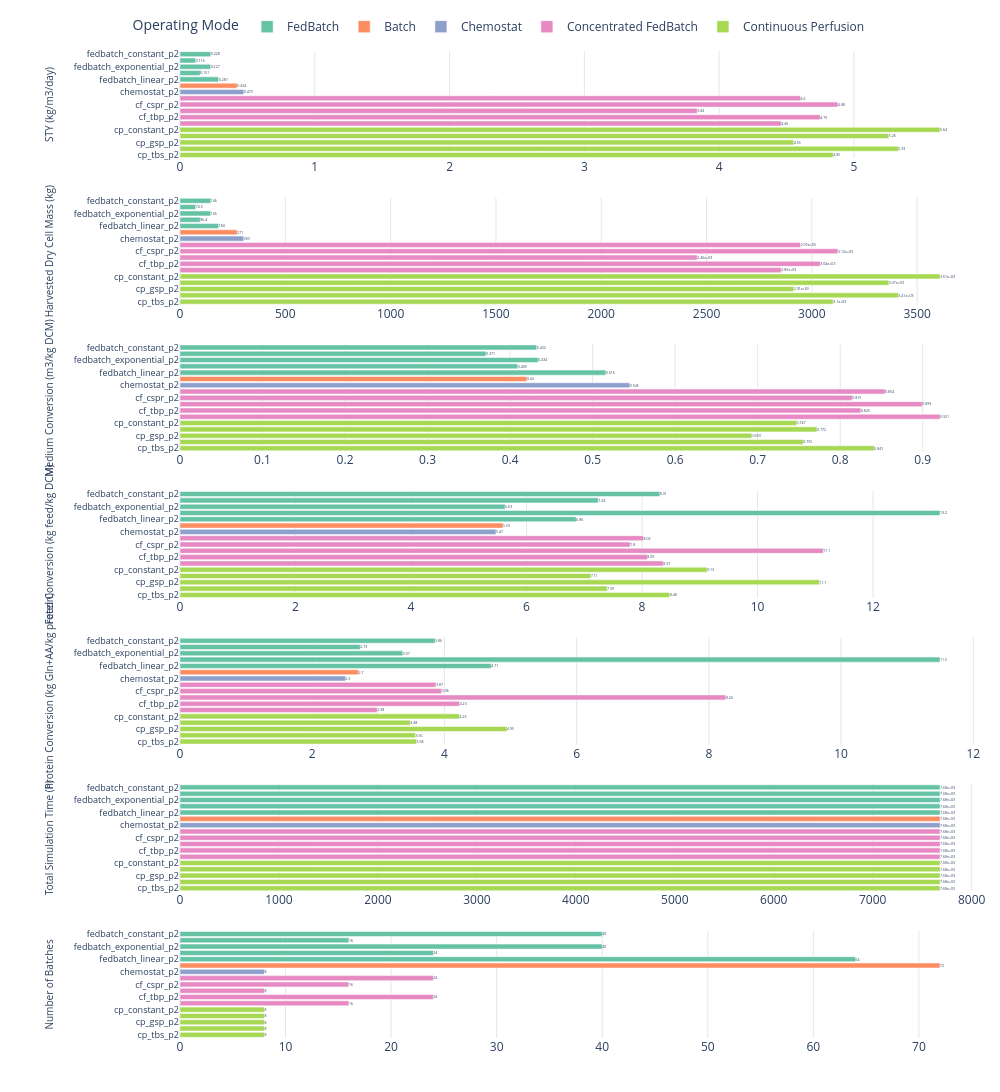

Source (notebook cell):
### Markdown cell above
### 4.2 Horizontal KPI bar charts

### Code cell
# Alternative horizontal orientation for better label readability (if labels are long)
import plotly.graph_objects as go
from plotly.subplots import make_subplots

if "plot_cols" not in globals() or not plot_cols:
    raise ValueError("No KPI columns available to plot.")

n_plots = len(plot_cols)
fig = make_subplots(
    rows=n_plots,
    cols=1,
    shared_xaxes=False,
    shared_yaxes=False,
    vertical_spacing=0.04,
)

for row, col in enumerate(plot_cols, start=1):
    for mode in mode_order:
        sub = plot_data_ordered.loc[plot_data_ordered["mode"] == mode, ["short_label", col]].copy()
        sub[col] = sub[col].astype(float)

        fig.add_trace(
            go.Bar(
                x=sub[col],
                y=sub["short_label"],
                orientation="h",
                name=mode,
                marker_color=mode_colors[mode],
                text=[f"{v:.3g}" for v in sub[col]],
                textposition="outside",
                cliponaxis=False,
                showlegend=(row == 1),
                hovertemplate=(
                    "<b>%{y}</b><br>"
                    + f"{KPI_LABELS_MAIN[col]}: "
                    + "%{x:.4g}<br>"
                    + f"Mode: {mode}<extra></extra>"
                ),
            ),
            row=row,
            col=1,
        )

    fig.update_xaxes(
        title_text="",
        row=row,
        col=1,
        showgrid=True,
        gridcolor="rgba(0,0,0,0.10)",
    )
    fig.update_yaxes(
        title_text=KPI_LABELS_MAIN[col],
        title_standoff=18,
        row=row,
        col=1,
        categoryorder="array",
        categoryarray=category_order_horizontal,
        automargin=True,
        tickfont=dict(size=9),
        title_font=dict(size=10),
    )

fig.update_layout(
    height=max(480, 200 * n_plots + 20 * len(plot_data_ordered)),
    width=1000,
    bargap=0.2,
    legend_title_text="Operating Mode",
    legend=dict(
        orientation="h",
        yanchor="bottom",
        y=1.01,
        xanchor="center",
        x=0.4,
    ),
    margin=dict(l=180, r=20, t=20, b=20),
    template="plotly_white",
)

fig.show()

### Figure 1 — Plotly figure (JSON) as saved in the notebook; plotly's stock layout.template omitted (floating-point values rounded to 4 significant figures)
{"data": [{"cliponaxis": false, "hovertemplate": "<b>%{y}</b><br>STY (kg/m3/day): %{x:.4g}<br>Mode: FedBatch<extra></extra>", "marker": {"color": "rgb(102,194,165)"}, "name": "FedBatch", "orientation": "h", "showlegend": true, "text": ["0.228", "0.116", "0.227", "0.151", "0.287"], "textposition": "outside", "type": "bar", "x": [0.2285, 0.1164, 0.2273, 0.1507, 0.2868], "xaxis": "x", "y": ["fedbatch_constant_p2", "fedbatch_csfr_p2", "fedbatch_exponential_p2", "fedbatch_gsp_p2", "fedbatch_linear_p2"], "yaxis": "y"}, {"cliponaxis": false, "hovertemplate": "<b>%{y}</b><br>STY (kg/m3/day): %{x:.4g}<br>Mode: Batch<extra></extra>", "marker": {"color": "rgb(252,141,98)"}, "name": "Batch", "orientation": "h", "showlegend": true, "text": ["0.424"], "textposition": "outside", "type": "bar", "x": [0.4241], "xaxis": "x", "y": ["batch_p2"], "yaxis": "y"}, {"cliponaxis": false, "hovertemplate": "<b>%{y}</b><br>STY (kg/m3/day): %{x:.4g}<br>Mode: Chemostat<extra></extra>", "marker": {"color": "rgb(141,160,203)"}, "name": "Chemostat", "orientation": "h", "showlegend": true, "text": ["0.473"], "textposition": "outside", "type": "bar", "x": [0.4734], "xaxis": "x", "y": ["chemostat_p2"], "yaxis": "y"}, {"cliponaxis": false, "hovertemplate": "<b>%{y}</b><br>STY (kg/m3/day): %{x:.4g}<br>Mode: Concentrated FedBatch<extra></extra>", "marker": {"color": "rgb(231,138,195)"}, "name": "Concentrated FedBatch", "orientation": "h", "showlegend": true, "text": ["4.6", "4.88", "3.84", "4.75", "4.46"], "textposition": "outside", "type": "bar", "x": [4.604, 4.881, 3.837, 4.75, 4.46], "xaxis": "x", "y": ["cf_constant_p2", "cf_cspr_p2", "cf_gsp_p2", "cf_tbp_p2", "cf_tbs_p2"], "yaxis": "y"}, {"cliponaxis": false, "hovertemplate": "<b>%{y}</b><br>STY (kg/m3/day): %{x:.4g}<br>Mode: Continuous Perfusion<extra></extra>", "marker": {"color": "rgb(166,216,84)"}, "name": "Continuous Perfusion", "orientation": "h", "showlegend": true, "text": ["5.64", "5.26", "4.55", "5.33", "4.85"], "textposition": "outside", "type": "bar", "x": [5.638, 5.258, 4.553, 5.329, 4.846], "xaxis": "x", "y": ["cp_constant_p2", "cp_cspr_p2", "cp_gsp_p2", "cp_tbp_p2", "cp_tbs_p2"], "yaxis": "y"}, {"cliponaxis": false, "hovertemplate": "<b>%{y}</b><br>Harvested Dry Cell Mass (kg): %{x:.4g}<br>Mode: FedBatch<extra></extra>", "marker": {"color": "rgb(102,194,165)"}, "name": "FedBatch", "orientation": "h", "showlegend": false, "text": ["146", "74.5", "145", "96.4", "184"], "textposition": "outside", "type": "bar", "x": [146.2, 74.48, 145.4, 96.45, 183.5], "xaxis": "x2", "y": ["fedbatch_constant_p2", "fedbatch_csfr_p2", "fedbatch_exponential_p2", "fedbatch_gsp_p2", "fedbatch_linear_p2"], "yaxis": "y2"}, {"cliponaxis": false, "hovertemplate": "<b>%{y}</b><br>Harvested Dry Cell Mass (kg): %{x:.4g}<br>Mode: Batch<extra></extra>", "marker": {"color": "rgb(252,141,98)"}, "name": "Batch", "orientation": "h", "showlegend": false, "text": ["271"], "textposition": "outside", "type": "bar", "x": [271.5], "xaxis": "x2", "y": ["batch_p2"], "yaxis": "y2"}, {"cliponaxis": false, "hovertemplate": "<b>%{y}</b><br>Harvested Dry Cell Mass (kg): %{x:.4g}<br>Mode: Chemostat<extra></extra>", "marker": {"color": "rgb(141,160,203)"}, "name": "Chemostat", "orientation": "h", "showlegend": false, "text": ["303"], "textposition": "outside", "type": "bar", "x": [303.0], "xaxis": "x2", "y": ["chemostat_p2"], "yaxis": "y2"}, {"cliponaxis": false, "hovertemplate": "<b>%{y}</b><br>Harvested Dry Cell Mass (kg): %{x:.4g}<br>Mode: Concentrated FedBatch<extra></extra>", "marker": {"color": "rgb(231,138,195)"}, "name": "Concentrated FedBatch", "orientation": "h", "showlegend": false, "text": ["2.95e+03", "3.12e+03", "2.46e+03", "3.04e+03", "2.85e+03"], "textposition": "outside", "type": "bar", "x": [2947.0, 3124.0, 2456.0, 3040.0, 2854.0], "xaxis": "x2", "y": ["cf_constant_p2", "cf_cspr_p2", "cf_gsp_p2", "cf_tbp_p2", "cf_tbs_p2"], "yaxis": "y2"}, {"cliponaxis": false, "hovertemplate": "<b>%{y}</b><br>Harvested Dry Cell Mass (kg): %{x:.4g}<br>Mode: Continuous Perfusion<extra></extra>", "marker": {"color": "rgb(166,216,84)"}, "name": "Continuous Perfusion", "orientation": "h", "showlegend": false, "text": ["3.61e+03", "3.37e+03", "2.91e+03", "3.41e+03", "3.1e+03"], "textposition": "outside", "type": "bar", "x": [3609.0, 3365.0, 2914.0, 3411.0, 3102.0], "xaxis": "x2", "y": ["cp_constant_p2", "cp_cspr_p2", "cp_gsp_p2", "cp_tbp_p2", "cp_tbs_p2"], "yaxis": "y2"}, {"cliponaxis": false, "hovertemplate": "<b>%{y}</b><br>Medium Conversion (m3/kg DCM): %{x:.4g}<br>Mode: FedBatch<extra></extra>", "marker": {"color": "rgb(102,194,165)"}, "name": "FedBatch", "orientation": "h", "showlegend": false, "text": ["0.432", "0.371", "0.434", "0.409", "0.516"], "textposition": "outside", "type": "bar", "x": [0.4323, 0.3708, 0.4341, 0.4092, 0.516], "xaxis": "x3", "y": ["fedbatch_constant_p2", "fedbatch_csfr_p2", "fedbatch_exponential_p2", "fedbatch_gsp_p2", "fedbatch_linear_p2"], "yaxis": "y3"}, {"cliponaxis": false, "hovertemplate": "<b>%{y}</b><br>Medium Conversion (m3/kg DCM): %{x:.4g}<br>Mode: Batch<extra></extra>", "marker": {"color": "rgb(252,141,98)"}, "name": "Batch", "orientation": "h", "showlegend": false, "text": ["0.42"], "textposition": "outside", "type": "bar", "x": [0.4204], "xaxis": "x3", "y": ["batch_p2"], "yaxis": "y3"}, {"cliponaxis": false, "hovertemplate": "<b>%{y}</b><br>Medium Conversion (m3/kg DCM): %{x:.4g}<br>Mode: Chemostat<extra></extra>", "marker": {"color": "rgb(141,160,203)"}, "name": "Chemostat", "orientation": "h", "showlegend": false, "text": ["0.545"], "textposition": "outside", "type": "bar", "x": [0.5451], "xaxis": "x3", "y": ["chemostat_p2"], "yaxis": "y3"}, {"cliponaxis": false, "hovertemplate": "<b>%{y}</b><br>Medium Conversion (m3/kg DCM): %{x:.4g}<br>Mode: Concentrated FedBatch<extra></extra>", "marker": {"color": "rgb(231,138,195)"}, "name": "Concentrated FedBatch", "orientation": "h", "showlegend": false, "text": ["0.854", "0.815", "0.899", "0.825", "0.921"], "textposition": "outside", "type": "bar", "x": [0.8545, 0.8147, 0.8994, 0.8251, 0.921], "xaxis": "x3", "y": ["cf_constant_p2", "cf_cspr_p2", "cf_gsp_p2", "cf_tbp_p2", "cf_tbs_p2"], "yaxis": "y3"}, {"cliponaxis": false, "hovertemplate": "<b>%{y}</b><br>Medium Conversion (m3/kg DCM): %{x:.4g}<br>Mode: Continuous Perfusion<extra></extra>", "marker": {"color": "rgb(166,216,84)"}, "name": "Continuous Perfusion", "orientation": "h", "showlegend": false, "text": ["0.747", "0.772", "0.693", "0.755", "0.841"], "textposition": "outside", "type": "bar", "x": [0.7471, 0.7719, 0.6927, 0.7552, 0.8414], "xaxis": "x3", "y": ["cp_constant_p2", "cp_cspr_p2", "cp_gsp_p2", "cp_tbp_p2", "cp_tbs_p2"], "yaxis": "y3"}, {"cliponaxis": false, "hovertemplate": "<b>%{y}</b><br>Feed Conversion (kg feed/kg DCM): %{x:.4g}<br>Mode: FedBatch<extra></extra>", "marker": {"color": "rgb(102,194,165)"}, "name": "FedBatch", "orientation": "h", "showlegend": false, "text": ["8.31", "7.24", "5.63", "13.2", "6.86"], "textposition": "outside", "type": "bar", "x": [8.307, 7.243, 5.629, 13.16, 6.86], "xaxis": "x4", "y": ["fedbatch_constant_p2", "fedbatch_csfr_p2", "fedbatch_exponential_p2", "fedbatch_gsp_p2", "fedbatch_linear_p2"], "yaxis": "y4"}, {"cliponaxis": false, "hovertemplate": "<b>%{y}</b><br>Feed Conversion (kg feed/kg DCM): %{x:.4g}<br>Mode: Batch<extra></extra>", "marker": {"color": "rgb(252,141,98)"}, "name": "Batch", "orientation": "h", "showlegend": false, "text": ["5.59"], "textposition": "outside", "type": "bar", "x": [5.592], "xaxis": "x4", "y": ["batch_p2"], "yaxis": "y4"}, {"cliponaxis": false, "hovertemplate": "<b>%{y}</b><br>Feed Conversion (kg feed/kg DCM): %{x:.4g}<br>Mode: Chemostat<extra></extra>", "marker": {"color": "rgb(141,160,203)"}, "name": "Chemostat", "orientation": "h", "showlegend": false, "text": ["5.47"], "textposition": "outside", "type": "bar", "x": [5.47], "xaxis": "x4", "y": ["chemostat_p2"], "yaxis": "y4"}, {"cliponaxis": false, "hovertemplate": "<b>%{y}</b><br>Feed Conversion (kg feed/kg DCM): %{x:.4g}<br>Mode: Concentrated FedBatch<extra></extra>", "marker": {"color": "rgb(231,138,195)"}, "name": "Concentrated FedBatch", "orientation": "h", "showlegend": false, "text": ["8.02", "7.8", "11.1", "8.09", "8.37"], "textposition": "outside", "type": "bar", "x": [8.024, 7.796, 11.14, 8.091, 8.367], "xaxis": "x4", "y": ["cf_constant_p2", "cf_cspr_p2", "cf_gsp_p2", "cf_tbp_p2", "cf_tbs_p2"], "yaxis": "y4"}, {"cliponaxis": false, "hovertemplate": "<b>%{y}</b><br>Feed Conversion (kg feed/kg DCM): %{x:.4g}<br>Mode: Continuous Perfusion<extra></extra>", "marker": {"color": "rgb(166,216,84)"}, "name": "Continuous Perfusion", "orientation": "h", "showlegend": false, "text": ["9.13", "7.11", "11.1", "7.39", "8.48"], "textposition": "outside", "type": "bar", "x": [9.126, 7.113, 11.07, 7.393, 8.478], "xaxis": "x4", "y": ["cp_constant_p2", "cp_cspr_p2", "cp_gsp_p2", "cp_tbp_p2", "cp_tbs_p2"], "yaxis": "y4"}, {"cliponaxis": false, "hovertemplate": "<b>%{y}</b><br>Protein Conversion (kg Gln+AA/kg protein): %{x:.4g}<br>Mode: FedBatch<extra></extra>", "marker": {"color": "rgb(102,194,165)"}, "name": "FedBatch", "orientation": "h", "showlegend": false, "text": ["3.86", "2.73", "3.37", "11.5", "4.71"], "textposition": "outside", "type": "bar", "x": [3.858, 2.726, 3.37, 11.5, 4.709], "xaxis": "x5", "y": ["fedbatch_constant_p2", "fedbatch_csfr_p2", "fedbatch_exponential_p2", "fedbatch_gsp_p2", "fedbatch_linear_p2"], "yaxis": "y5"}, {"cliponaxis": false, "hovertemplate": "<b>%{y}</b><br>Protein Conversion (kg Gln+AA/kg protein): %{x:.4g}<br>Mode: Batch<extra></extra>", "marker": {"color": "rgb(252,141,98)"}, "name": "Batch", "orientation": "h", "showlegend": false, "text": ["2.7"], "textposition": "outside", "type": "bar", "x": [2.701], "xaxis": "x5", "y": ["batch_p2"], "yaxis": "y5"}, {"cliponaxis": false, "hovertemplate": "<b>%{y}</b><br>Protein Conversion (kg Gln+AA/kg protein): %{x:.4g}<br>Mode: Chemostat<extra></extra>", "marker": {"color": "rgb(141,160,203)"}, "name": "Chemostat", "orientation": "h", "showlegend": false, "text": ["2.5"], "textposition": "outside", "type": "bar", "x": [2.505], "xaxis": "x5", "y": ["chemostat_p2"], "yaxis": "y5"}, {"cliponaxis": false, "hovertemplate": "<b>%{y}</b><br>Protein Conversion (kg Gln+AA/kg protein): %{x:.4g}<br>Mode: Concentrated FedBatch<extra></extra>", "marker": {"color": "rgb(231,138,195)"}, "name": "Concentrated FedBatch", "orientation": "h", "showlegend": false, "text": ["3.87", "3.96", "8.26", "4.23", "2.98"], "textposition": "outside", "type": "bar", "x": [3.871, 3.958, 8.257, 4.23, 2.984], "xaxis": "x5", "y": ["cf_constant_p2", "cf_cspr_p2", "cf_gsp_p2", "cf_tbp_p2", "cf_tbs_p2"], "yaxis": "y5"}, {"cliponaxis": false, "hovertemplate": "<b>%{y}</b><br>Protein Conversion (kg Gln+AA/kg protein): %{x:.4g}<br>Mode: Continuous Perfusion<extra></extra>", "marker": {"color": "rgb(166,216,84)"}, "name": "Continuous Perfusion", "orientation": "h", "showlegend": false, "text": ["4.23", "3.48", "4.95", "3.56", "3.58"], "textposition": "outside", "type": "bar", "x": [4.229, 3.483, 4.947, 3.563, 3.577], "xaxis": "x5", "y": ["cp_constant_p2", "cp_cspr_p2", "cp_gsp_p2", "cp_tbp_p2", "cp_tbs_p2"], "yaxis": "y5"}, {"cliponaxis": false, "hovertemplate": "<b>%{y}</b><br>Total Simulation Time (h): %{x:.4g}<br>Mode: FedBatch<extra></extra>", "marker": {"color": "rgb(102,194,165)"}, "name": "FedBatch", "orientation": "h", "showlegend": false, "text": ["7.68e+03", "7.68e+03", "7.68e+03", "7.68e+03", "7.68e+03"], "textposition": "outside", "type": "bar", "x": [7680.0, 7680.0, 7680.0, 7680.0, 7680.0], "xaxis": "x6", "y": ["fedbatch_constant_p2", "fedbatch_csfr_p2", "fedbatch_exponential_p2", "fedbatch_gsp_p2", "fedbatch_linear_p2"], "yaxis": "y6"}, {"cliponaxis": false, "hovertemplate": "<b>%{y}</b><br>Total Simulation Time (h): %{x:.4g}<br>Mode: Batch<extra></extra>", "marker": {"color": "rgb(252,141,98)"}, "name": "Batch", "orientation": "h", "showlegend": false, "text": ["7.68e+03"], "textposition": "outside", "type": "bar", "x": [7680.0], "xaxis": "x6", "y": ["batch_p2"], "yaxis": "y6"}, {"cliponaxis": false, "hovertemplate": "<b>%{y}</b><br>Total Simulation Time (h): %{x:.4g}<br>Mode: Chemostat<extra></extra>", "marker": {"color": "rgb(141,160,203)"}, "name": "Chemostat", "orientation": "h", "showlegend": false, "text": ["7.68e+03"], "textposition": "outside", "type": "bar", "x": [7680.0], "xaxis": "x6", "y": ["chemostat_p2"], "yaxis": "y6"}, {"cliponaxis": false, "hovertemplate": "<b>%{y}</b><br>Total Simulation Time (h): %{x:.4g}<br>Mode: Concentrated FedBatch<extra></extra>", "marker": {"color": "rgb(231,138,195)"}, "name": "Concentrated FedBatch", "orientation": "h", "showlegend": false, "text": ["7.68e+03", "7.68e+03", "7.68e+03", "7.68e+03", "7.68e+03"], "textposition": "outside", "type": "bar", "x": [7680.0, 7680.0, 7680.0, 7680.0, 7680.0], "xaxis": "x6", "y": ["cf_constant_p2", "cf_cspr_p2", "cf_gsp_p2", "cf_tbp_p2", "cf_tbs_p2"], "yaxis": "y6"}, {"cliponaxis": false, "hovertemplate": "<b>%{y}</b><br>Total Simulation Time (h): %{x:.4g}<br>Mode: Continuous Perfusion<extra></extra>", "marker": {"color": "rgb(166,216,84)"}, "name": "Continuous Perfusion", "orientation": "h", "showlegend": false, "text": ["7.68e+03", "7.68e+03", "7.68e+03", "7.68e+03", "7.68e+03"], "textposition": "outside", "type": "bar", "x": [7680.0, 7680.0, 7680.0, 7680.0, 7680.0], "xaxis": "x6", "y": ["cp_constant_p2", "cp_cspr_p2", "cp_gsp_p2", "cp_tbp_p2", "cp_tbs_p2"], "yaxis": "y6"}, {"cliponaxis": false, "hovertemplate": "<b>%{y}</b><br>Number of Batches: %{x:.4g}<br>Mode: FedBatch<extra></extra>", "marker": {"color": "rgb(102,194,165)"}, "name": "FedBatch", "orientation": "h", "showlegend": false, "text": ["40", "16", "40", "24", "64"], "textposition": "outside", "type": "bar", "x": [40.0, 16.0, 40.0, 24.0, 64.0], "xaxis": "x7", "y": ["fedbatch_constant_p2", "fedbatch_csfr_p2", "fedbatch_exponential_p2", "fedbatch_gsp_p2", "fedbatch_linear_p2"], "yaxis": "y7"}, {"cliponaxis": false, "hovertemplate": "<b>%{y}</b><br>Number of Batches: %{x:.4g}<br>Mode: Batch<extra></extra>", "marker": {"color": "rgb(252,141,98)"}, "name": "Batch", "orientation": "h", "showlegend": false, "text": ["72"], "textposition": "outside", "type": "bar", "x": [72.0], "xaxis": "x7", "y": ["batch_p2"], "yaxis": "y7"}, {"cliponaxis": false, "hovertemplate": "<b>%{y}</b><br>Number of Batches: %{x:.4g}<br>Mode: Chemostat<extra></extra>", "marker": {"color": "rgb(141,160,203)"}, "name": "Chemostat", "orientation": "h", "showlegend": false, "text": ["8"], "textposition": "outside", "type": "bar", "x": [8.0], "xaxis": "x7", "y": ["chemostat_p2"], "yaxis": "y7"}, {"cliponaxis": false, "hovertemplate": "<b>%{y}</b><br>Number of Batches: %{x:.4g}<br>Mode: Concentrated FedBatch<extra></extra>", "marker": {"color": "rgb(231,138,195)"}, "name": "Concentrated FedBatch", "orientation": "h", "showlegend": false, "text": ["24", "16", "8", "24", "16"], "textposition": "outside", "type": "bar", "x": [24.0, 16.0, 8.0, 24.0, 16.0], "xaxis": "x7", "y": ["cf_constant_p2", "cf_cspr_p2", "cf_gsp_p2", "cf_tbp_p2", "cf_tbs_p2"], "yaxis": "y7"}, {"cliponaxis": false, "hovertemplate": "<b>%{y}</b><br>Number of Batches: %{x:.4g}<br>Mode: Continuous Perfusion<extra></extra>", "marker": {"color": "rgb(166,216,84)"}, "name": "Continuous Perfusion", "orientation": "h", "showlegend": false, "text": ["8", "8", "8", "8", "8"], "textposition": "outside", "type": "bar", "x": [8.0, 8.0, 8.0, 8.0, 8.0], "xaxis": "x7", "y": ["cp_constant_p2", "cp_cspr_p2", "cp_gsp_p2", "cp_tbp_p2", "cp_tbs_p2"], "yaxis": "y7"}], "layout": {"bargap": 0.2, "height": 1740, "legend": {"orientation": "h", "title": {"text": "Operating Mode"}, "x": 0.4, "xanchor": "center", "y": 1.01, "yanchor": "bottom"}, "margin": {"b": 20, "l": 180, "r": 20, "t": 20}, "width": 1000, "xaxis": {"anchor": "y", "domain": [0, 1], "gridcolor": "rgba(0,0,0,0.10)", "showgrid": true, "title": {"text": ""}}, "xaxis2": {"anchor": "y2", "domain": [0, 1], "gridcolor": "rgba(0,0,0,0.10)", "showgrid": true, "title": {"text": ""}}, "xaxis3": {"anchor": "y3", "domain": [0, 1], "gridcolor": "rgba(0,0,0,0.10)", "showgrid": true, "title": {"text": ""}}, "xaxis4": {"anchor": "y4", "domain": [0, 1], "gridcolor": "rgba(0,0,0,0.10)", "showgrid": true, "title": {"text": ""}}, "xaxis5": {"anchor": "y5", "domain": [0, 1], "gridcolor": "rgba(0,0,0,0.10)", "showgrid": true, "title": {"text": ""}}, "xaxis6": {"anchor": "y6", "domain": [0, 1], "gridcolor": "rgba(0,0,0,0.10)", "showgrid": true, "title": {"text": ""}}, "xaxis7": {"anchor": "y7", "domain": [0, 1], "gridcolor": "rgba(0,0,0,0.10)", "showgrid": true, "title": {"text": ""}}, "yaxis": {"anchor": "x", "automargin": true, "categoryarray": ["cp_tbs_p2", "cp_tbp_p2", "cp_gsp_p2", "cp_cspr_p2", "cp_constant_p2", "cf_tbs_p2", "cf_tbp_p2", "cf_gsp_p2", "cf_cspr_p2", "cf_constant_p2", "chemostat_p2", "batch_p2", "fedbatch_linear_p2", "fedbatch_gsp_p2", "fedbatch_exponential_p2", "fedbatch_csfr_p2", "fedbatch_constant_p2"], "categoryorder": "array", "domain": [0.8914, 1], "tickfont": {"size": 9}, "title": {"font": {"size": 10}, "standoff": 18, "text": "STY (kg/m3/day)"}}, "yaxis2": {"anchor": "x2", "automargin": true, "categoryarray": ["cp_tbs_p2", "cp_tbp_p2", "cp_gsp_p2", "cp_cspr_p2", "cp_constant_p2", "cf_tbs_p2", "cf_tbp_p2", "cf_gsp_p2", "cf_cspr_p2", "cf_constant_p2", "chemostat_p2", "batch_p2", "fedbatch_linear_p2", "fedbatch_gsp_p2", "fedbatch_exponential_p2", "fedbatch_csfr_p2", "fedbatch_constant_p2"], "categoryorder": "array", "domain": [0.7429, 0.8514], "tickfont": {"size": 9}, "title": {"font": {"size": 10}, "standoff": 18, "text": "Harvested Dry Cell Mass (kg)"}}, "yaxis3": {"anchor": "x3", "automargin": true, "categoryarray": ["cp_tbs_p2", "cp_tbp_p2", "cp_gsp_p2", "cp_cspr_p2", "cp_constant_p2", "cf_tbs_p2", "cf_tbp_p2", "cf_gsp_p2", "cf_cspr_p2", "cf_constant_p2", "chemostat_p2", "batch_p2", "fedbatch_linear_p2", "fedbatch_gsp_p2", "fedbatch_exponential_p2", "fedbatch_csfr_p2", "fedbatch_constant_p2"], "categoryorder": "array", "domain": [0.5943, 0.7029], "tickfont": {"size": 9}, "title": {"font": {"size": 10}, "standoff": 18, "text": "Medium Conversion (m3/kg DCM)"}}, "yaxis4": {"anchor": "x4", "automargin": true, "categoryarray": ["cp_tbs_p2", "cp_tbp_p2", "cp_gsp_p2", "cp_cspr_p2", "cp_constant_p2", "cf_tbs_p2", "cf_tbp_p2", "cf_gsp_p2", "cf_cspr_p2", "cf_constant_p2", "chemostat_p2", "batch_p2", "fedbatch_linear_p2", "fedbatch_gsp_p2", "fedbatch_exponential_p2", "fedbatch_csfr_p2", "fedbatch_constant_p2"], "categoryorder": "array", "domain": [0.4457, 0.5543], "tickfont": {"size": 9}, "title": {"font": {"size": 10}, "standoff": 18, "text": "Feed Conversion (kg feed/kg DCM)"}}, "yaxis5": {"anchor": "x5", "automargin": true, "categoryarray": ["cp_tbs_p2", "cp_tbp_p2", "cp_gsp_p2", "cp_cspr_p2", "cp_constant_p2", "cf_tbs_p2", "cf_tbp_p2", "cf_gsp_p2", "cf_cspr_p2", "cf_constant_p2", "chemostat_p2", "batch_p2", "fedbatch_linear_p2", "fedbatch_gsp_p2", "fedbatch_exponential_p2", "fedbatch_csfr_p2", "fedbatch_constant_p2"], "categoryorder": "array", "domain": [0.2971, 0.4057], "tickfont": {"size": 9}, "title": {"font": {"size": 10}, "standoff": 18, "text": "Protein Conversion (kg Gln+AA/kg protein)"}}, "yaxis6": {"anchor": "x6", "automargin": true, "categoryarray": ["cp_tbs_p2", "cp_tbp_p2", "cp_gsp_p2", "cp_cspr_p2", "cp_constant_p2", "cf_tbs_p2", "cf_tbp_p2", "cf_gsp_p2", "cf_cspr_p2", "cf_constant_p2", "chemostat_p2", "batch_p2", "fedbatch_linear_p2", "fedbatch_gsp_p2", "fedbatch_exponential_p2", "fedbatch_csfr_p2", "fedbatch_constant_p2"], "categoryorder": "array", "domain": [0.1486, 0.2571], "tickfont": {"size": 9}, "title": {"font": {"size": 10}, "standoff": 18, "text": "Total Simulation Time (h)"}}, "yaxis7": {"anchor": "x7", "automargin": true, "categoryarray": ["cp_tbs_p2", "cp_tbp_p2", "cp_gsp_p2", "cp_cspr_p2", "cp_constant_p2", "cf_tbs_p2", "cf_tbp_p2", "cf_gsp_p2", "cf_cspr_p2", "cf_constant_p2", "chemostat_p2", "batch_p2", "fedbatch_linear_p2", "fedbatch_gsp_p2", "fedbatch_exponential_p2", "fedbatch_csfr_p2", "fedbatch_constant_p2"], "categoryorder": "array", "domain": [0, 0.1086], "tickfont": {"size": 9}, "title": {"font": {"size": 10}, "standoff": 18, "text": "Number of Batches"}}}}
